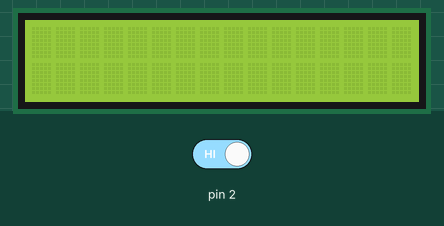
Recording of a sketch running on a simulated Arduino Uno, built with avr-gcc and run on an emulated ATmega328P. Shown: 16×2 character LCD. The test bench sets the inputs (shaded band); at power-on: pin 2 HIGH.

Above: at 1.2 s.
1.3 s: pin 2 driven LOW
At 2.0 s:
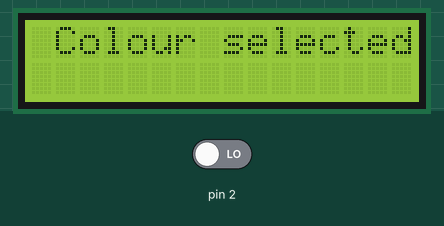
2.8 s: pin 2 driven HIGH
At 4.2 s:
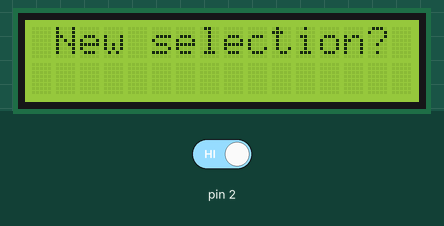
Timing chart, 0 to 5.8 s (numbered marks = the images above; inputs shaded):
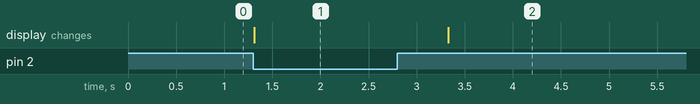

The sketch:

4bp.ino
```cpp
#include <Wire.h>
#include <LiquidCrystal_I2C.h>

LiquidCrystal_I2C lcd(0x27, 16, 2);

void setup()
{
  lcd.init();
  lcd.backlight();
  pinMode(2, INPUT);
}

void loop()
{
  int ok = digitalRead(2);
  int pressed = 0;

  if(ok == 0){
    lcd.setCursor(1, 0);
    lcd.print("Colour selected");
    delay(2000);
    pressed = 1;
  }

  if(pressed == 1){
    lcd.clear();
    lcd.setCursor(1, 0);
    lcd.print("New selection?");
    ok = digitalRead(2);
    if(ok == 0){
      lcd.setCursor(1, 0);
      lcd.print("Colour selected");
      delay(2000);
      pressed = 1;
    }
  }
}
```

Measured:
- after the input at 1.3 s, the display: changes at once (image 1)
- after the input at 2.8 s, the display: changes after 0.53 s (image 2)
